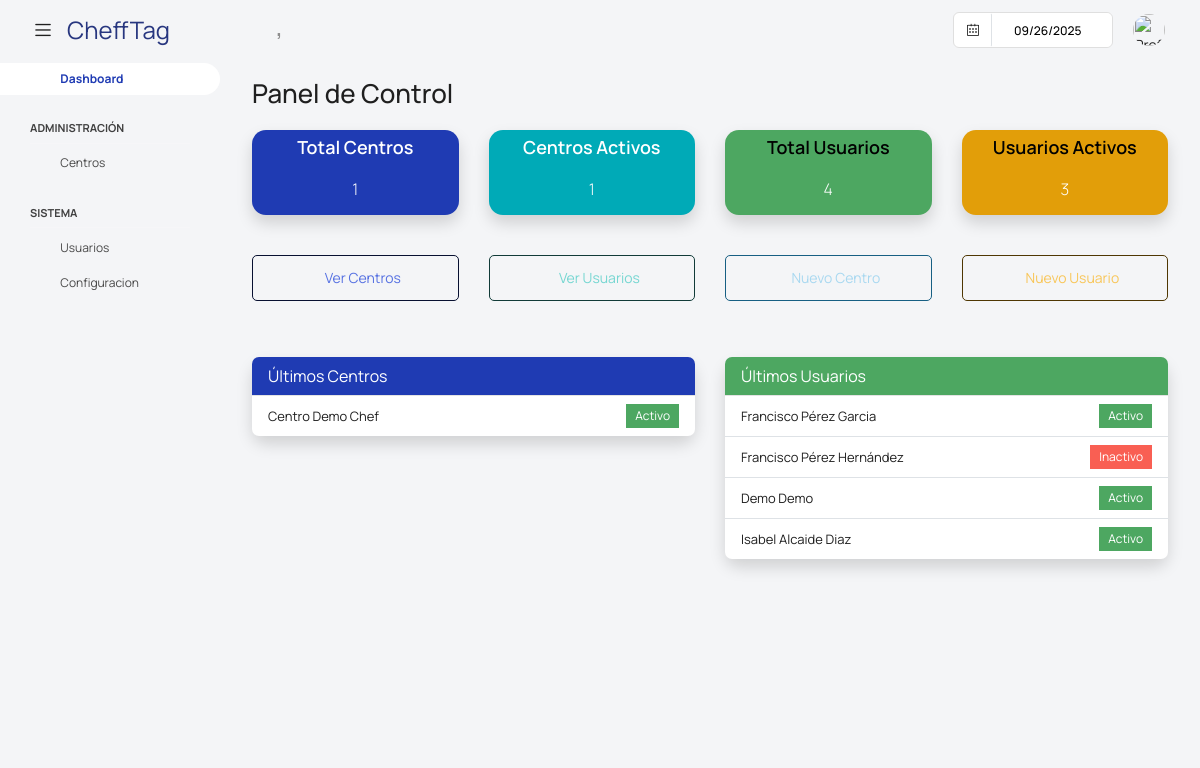
/super/dashboard/, run on the app's committed database.
### app/super/models.py (models this page shows, shortened)
class Centros(models.Model):
    nombre = models.CharField('Nombre', max_length=255, null=False, blank =False)
    direccion = models.CharField('Dirección', max_length=255, null=True, blank =True)
    ciudad = models.CharField('Ciudad', max_length=100, null=True, blank =True)
    codigo_postal = models.CharField('Codigo Postal', max_length=20, null=True, blank =True)
    pais = models.CharField('Pais', max_length=50, null=True, blank =True)
    telefono = models.CharField('Teléfono', max_length=20, null=True, blank =True)
    email = models.CharField('Email', max_length=255, null=True, blank =True)
    sitio_web = models.CharField('Sitio Web', max_length=20, null=True, blank =True)
    fecha_creacion = models.DateField('Fecha', null=True, blank=True)
    imagen = models.ImageField(default='centro/default.png', upload_to='centros/', null=True, blank =True)
    estado = models. BooleanField(default=True)
    class Meta:
        verbose_name = 'Centro'

class UserProfile(models.Model):
    centro = models.ForeignKey('Centros' ,on_delete=models.CASCADE, null=True, blank =True)
    user = models.OneToOneField(User, on_delete=models.CASCADE)
    username = models.CharField(max_length=100)
    password = models.CharField(max_length=100)
    nombre = models.CharField(max_length=100)
    apellidos = models.CharField(max_length=100)
    cargo = models.CharField(max_length=100, blank=True, null=True)
    imagen = models.ImageField(default='users/default.png', upload_to='users/', null=True, blank =True)
    estado =models.BooleanField(default=True)

### app/super/views.py (the view)
# urls.py: path('dashboard/', dashboard, name='dashboard'),
def dashboard(request):
    total_centros = Centros.objects.count()
    centros_activos = Centros.objects.filter(estado=True).count()
    total_usuarios = UserProfile.objects.count()
    usuarios_activos = UserProfile.objects.filter(estado=True).count()
    ultimos_centros = Centros.objects.order_by('-id')[:5]
    ultimos_usuarios = UserProfile.objects.order_by('-id')[:5]
    context = {
        'total_centros': total_centros,
        'centros_activos': centros_activos,
        'total_usuarios': total_usuarios,
        'usuarios_activos': usuarios_activos,
        'ultimos_centros': ultimos_centros,
        'ultimos_usuarios': ultimos_usuarios,
    }
    return render(request, 'super/dashboard.html', context)

### templates/super/dashboard.html (shortened to what this page needs)
{% extends 'base_super.html' %}
{% block content %}
<div class="content-wrapper">
  <div class="container-fluid">
    <h2 class="mb-4">Panel de Control</h2>
    <div class="row">
      <div class="col-md-3 mb-3">
        <div class="card text-white bg-primary shadow">
          <div class="card-body text-center">
            <h5 class="card-title text-white">Total Centros</h5>
            <p class="display-6">{{ total_centros }}</p>
          </div>
        </div>
      </div>
      <div class="col-md-3 mb-3">
        <div class="card text-white bg-info shadow">
          <div class="card-body text-center">
            <h5 class="card-title text-white">Centros Activos</h5>
            <p class="display-6">{{ centros_activos }}</p>
          </div>
        </div>
      </div>
      <div class="col-md-3 mb-3">
        <div class="card text-white bg-success shadow">
          <div class="card-body text-center">
            <h5 class="card-title">Total Usuarios</h5>
            <p class="display-6">{{ total_usuarios }}</p>
          </div>
        </div>
      </div>
      <div class="col-md-3 mb-3">
        <div class="card text-white bg-warning shadow">
          <div class="card-body text-center">
            <h5 class="card-title">Usuarios Activos</h5>
            <p class="display-6">{{ usuarios_activos }}</p>
          </div>
        </div>
      </div>
    </div>
    <div class="row mt-4">
      <div class="col-md-3 mb-2">
        <a href="{% url 'super:CentrosList' %}" class="btn btn-outline-primary w-100">
          <i class="fa fa-building"></i> Ver Centros
        </a>
      </div>
      <div class="col-md-3 mb-2">
        <a href="{% url 'super:UsuariosList' %}" class="btn btn-outline-success w-100">
          <i class="fa fa-users"></i> Ver Usuarios
        </a>
      </div>
      <div class="col-md-3 mb-2">
        <a onclick="abrir_modal_edicion('{% url 'super:CentroCreate' %}')" class="btn btn-outline-info w-100">
          <i class="fa fa-plus"></i> Nuevo Centro
        </a>
      </div>
      <div class="col-md-3 mb-2">
        <a onclick="abrir_modal_edicion('{% url 'super:crear_usuario' %}')" class="btn btn-outline-warning w-100">
          <i class="fa fa-plus"></i> Nuevo Usuario
        </a>
      </div>
    </div>
    <div class="row mt-5">
      <div class="col-md-6">
        <div class="card shadow">
          <div class="card-header bg-primary text-white">
            Últimos Centros
          </div>
          <ul class="list-group list-group-flush">
            {% for c in ultimos_centros %}
              <li class="list-group-item d-flex justify-content-between align-items-center">
                {{ c.nombre }}
                {% if c.estado %}
                  <span class="badge bg-success">Activo</span>
                {% else %}
                  <span class="badge bg-danger">Inactivo</span>
                {% endif %}
              </li>
            {% empty %}
              <li class="list-group-item">No hay centros registrados</li>
            {% endfor %}
          </ul>
        </div>
      </div>
      <div class="col-md-6">
        <div class="card shadow">
          <div class="card-header bg-success text-white">
            Últimos Usuarios
          </div>
          <ul class="list-group list-group-flush">
            {% for u in ultimos_usuarios %}
              <li class="list-group-item d-flex justify-content-between align-items-center">
                {{ u.nombre }} {{ u.apellidos }}
                {% if u.estado %}
                  <span class="badge bg-success">Activo</span>
                {% else %}
                  <span class="badge bg-danger">Inactivo</span>
                {% endif %}
              </li>
            {% empty %}
              <li class="list-group-item">No hay usuarios registrados</li>
            {% endfor %}
          </ul>
        </div>
      </div>
    </div>
</div>
{% endblock %}

### templates/base_super.html (style rules this page uses)
html, body { height: 100%; }
.container-fluid { padding-top: 10px; }
.content-wrapper { padding: 10px 20px !important; }

### data on the page
Centros: nombre "Centro Demo Chef", estado "Activo"
UserProfile: nombre "Francisco", apellidos "Pérez Garcia", estado "Activo"
UserProfile: nombre "Francisco", apellidos "Pérez Hernández", estado "Inactivo"
UserProfile: nombre "Demo", apellidos "Demo", estado "Activo"
UserProfile: nombre "Isabel", apellidos "Alcaide Diaz", estado "Activo"

### other printed values
{{ total_centros }} "1"
{{ centros_activos }} "1"
{{ total_usuarios }} "4"
{{ usuarios_activos }} "3"
